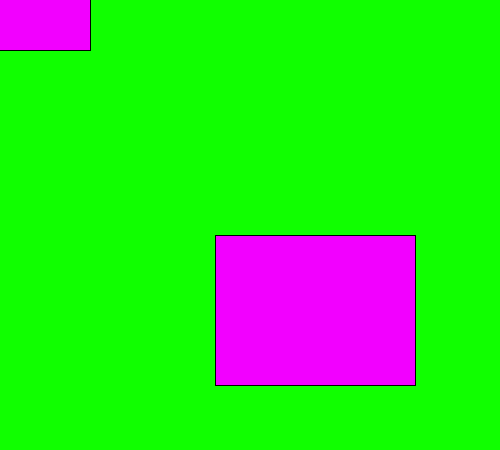
Frame 1 (no input)
Frame 60 (the mouse pressed at the canvas centre just before this capture): identical to frame 1, image omitted
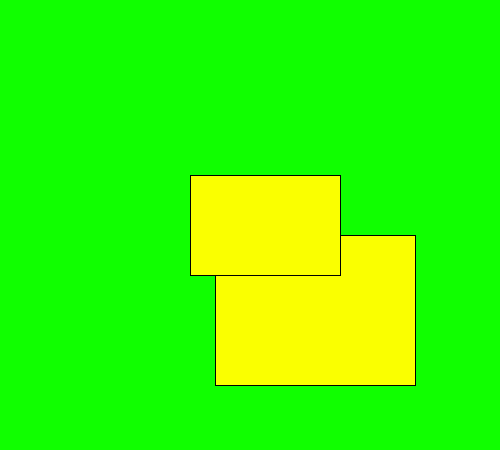
Frame 120 (the mouse held since frame 60 and released just before this capture)

The Processing sketch that drew these frames (run headless with seeded random() and noise(); from frame 60 on, the mouse is pressed at the canvas centre):

// Processing sketch: processing_54384
// ── processing_54384.pde

float RectangleAX = 215;
float RectangleAY = 235;
float RectangleAWidth = 200; 
float RectangleAHeight = 150;
float RectangleBX;
float RectangleBY; // y
float RectangleBWeight = 150; 
float RectangleBHeight = 100; // height
 
 
 
void setup() {
  size(500, 450);
  smooth();
}
 
 
 
 
void draw() {
background(#10FF00);
 
RectangleBX = mouseX-60;
RectangleBY = mouseY-50;
 
if (rectRectIntersect(RectangleAX, RectangleAY, RectangleAX+RectangleAWidth, RectangleAY+RectangleAHeight, RectangleBX, RectangleBY, RectangleBX+RectangleBWeight, RectangleBY+RectangleBHeight) == true) {
fill(#FAFF00);
}

else {
fill(#F200FF);
}
 
rect(RectangleAX, RectangleAY, RectangleAWidth, RectangleAHeight);
rect(RectangleBX, RectangleBY, RectangleBWeight, RectangleBHeight);
 
}

 
boolean rectRectIntersect(float left, float top, float right, float bottom,
float otherLeft, float otherTop, float otherRight, float otherBottom) {
return !(left > otherRight || right < otherLeft || top > otherBottom || bottom < otherTop);
}

                
